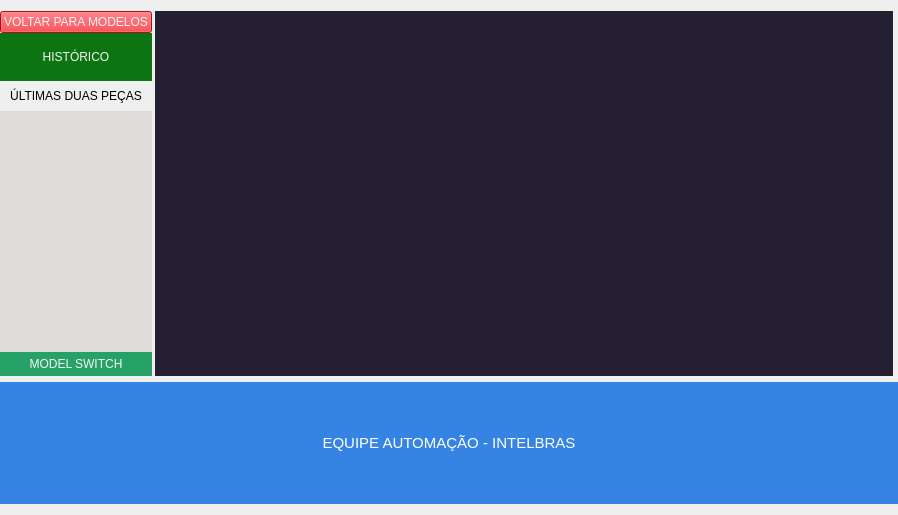
<?xml version="1.0" encoding="UTF-8"?>
<ui version="4.0">
 <class>Form</class>
 <widget class="QWidget" name="Form">
  <property name="geometry">
   <rect>
    <x>0</x>
    <y>0</y>
    <width>898</width>
    <height>515</height>
   </rect>
  </property>
  <property name="windowTitle">
   <string>Form</string>
  </property>
  <layout class="QVBoxLayout" name="verticalLayout">
   <property name="leftMargin">
    <number>0</number>
   </property>
   <property name="rightMargin">
    <number>0</number>
   </property>
   <item>
    <widget class="QWidget" name="widget" native="true">
     <property name="sizePolicy">
      <sizepolicy hsizetype="Minimum" vsizetype="Preferred">
       <horstretch>0</horstretch>
       <verstretch>3</verstretch>
      </sizepolicy>
     </property>
     <layout class="QHBoxLayout" name="horizontalLayout_2">
      <property name="spacing">
       <number>3</number>
      </property>
      <property name="leftMargin">
       <number>0</number>
      </property>
      <property name="topMargin">
       <number>0</number>
      </property>
      <property name="rightMargin">
       <number>5</number>
      </property>
      <property name="bottomMargin">
       <number>0</number>
      </property>
      <item>
       <widget class="QWidget" name="widget_3" native="true">
        <property name="sizePolicy">
         <sizepolicy hsizetype="Fixed" vsizetype="Preferred">
          <horstretch>1</horstretch>
          <verstretch>0</verstretch>
         </sizepolicy>
        </property>
        <layout class="QVBoxLayout" name="verticalLayout_2">
         <property name="spacing">
          <number>0</number>
         </property>
         <property name="leftMargin">
          <number>0</number>
         </property>
         <property name="topMargin">
          <number>0</number>
         </property>
         <property name="rightMargin">
          <number>0</number>
         </property>
         <property name="bottomMargin">
          <number>0</number>
         </property>
         <item>
          <widget class="QPushButton" name="button_to_model_screen">
           <property name="sizePolicy">
            <sizepolicy hsizetype="Minimum" vsizetype="MinimumExpanding">
             <horstretch>0</horstretch>
             <verstretch>0</verstretch>
            </sizepolicy>
           </property>
           <property name="styleSheet">
            <string notr="true">background-color: rgb(224, 27, 36);
color: rgb(246, 245, 244);</string>
           </property>
           <property name="text">
            <string>VOLTAR PARA MODELOS</string>
           </property>
          </widget>
         </item>
         <item>
          <widget class="QLabel" name="label_3">
           <property name="sizePolicy">
            <sizepolicy hsizetype="Preferred" vsizetype="Preferred">
             <horstretch>0</horstretch>
             <verstretch>2</verstretch>
            </sizepolicy>
           </property>
           <property name="styleSheet">
            <string notr="true">color: rgb(246, 245, 244);
font: 500 13pt &quot;Ubuntu&quot;;
background-color: rgb(13, 116, 18);</string>
           </property>
           <property name="text">
            <string>HISTÓRICO</string>
           </property>
           <property name="alignment">
            <set>Qt::AlignmentFlag::AlignCenter</set>
           </property>
          </widget>
         </item>
         <item>
          <widget class="QLabel" name="label_2">
           <property name="minimumSize">
            <size>
             <width>0</width>
             <height>30</height>
            </size>
           </property>
           <property name="text">
            <string>ÚLTIMAS DUAS PEÇAS</string>
           </property>
           <property name="alignment">
            <set>Qt::AlignmentFlag::AlignCenter</set>
           </property>
          </widget>
         </item>
         <item>
          <widget class="QWidget" name="hist_container" native="true">
           <property name="sizePolicy">
            <sizepolicy hsizetype="Preferred" vsizetype="Preferred">
             <horstretch>0</horstretch>
             <verstretch>10</verstretch>
            </sizepolicy>
           </property>
           <property name="styleSheet">
            <string notr="true">background-color: rgb(222, 221, 218);</string>
           </property>
           <layout class="QVBoxLayout" name="verticalLayout_3"/>
          </widget>
         </item>
         <item>
          <widget class="QLabel" name="model_label">
           <property name="sizePolicy">
            <sizepolicy hsizetype="Preferred" vsizetype="Preferred">
             <horstretch>0</horstretch>
             <verstretch>1</verstretch>
            </sizepolicy>
           </property>
           <property name="styleSheet">
            <string notr="true">background-color: rgb(38, 162, 105);
color: rgb(246, 245, 244);</string>
           </property>
           <property name="text">
            <string>MODEL SWITCH</string>
           </property>
           <property name="alignment">
            <set>Qt::AlignmentFlag::AlignCenter</set>
           </property>
          </widget>
         </item>
        </layout>
       </widget>
      </item>
      <item>
       <widget class="QWidget" name="video_place" native="true">
        <property name="sizePolicy">
         <sizepolicy hsizetype="Preferred" vsizetype="Preferred">
          <horstretch>4</horstretch>
          <verstretch>0</verstretch>
         </sizepolicy>
        </property>
        <property name="styleSheet">
         <string notr="true">background-color: rgb(36, 31, 49);</string>
        </property>
        <layout class="QHBoxLayout" name="horizontalLayout_3"/>
       </widget>
      </item>
     </layout>
    </widget>
   </item>
   <item>
    <widget class="QWidget" name="widget_2" native="true">
     <property name="sizePolicy">
      <sizepolicy hsizetype="Preferred" vsizetype="Preferred">
       <horstretch>0</horstretch>
       <verstretch>1</verstretch>
      </sizepolicy>
     </property>
     <layout class="QHBoxLayout" name="horizontalLayout">
      <property name="leftMargin">
       <number>0</number>
      </property>
      <property name="topMargin">
       <number>0</number>
      </property>
      <property name="rightMargin">
       <number>0</number>
      </property>
      <property name="bottomMargin">
       <number>0</number>
      </property>
      <item>
       <widget class="QLabel" name="label_placard">
        <property name="sizePolicy">
         <sizepolicy hsizetype="MinimumExpanding" vsizetype="Preferred">
          <horstretch>0</horstretch>
          <verstretch>0</verstretch>
         </sizepolicy>
        </property>
        <property name="font">
         <font>
          <pointsize>11</pointsize>
          <bold>false</bold>
         </font>
        </property>
        <property name="styleSheet">
         <string notr="true">color: rgb(255, 255, 255);
background-color: rgb(53, 132, 228);</string>
        </property>
        <property name="text">
         <string>EQUIPE AUTOMAÇÃO - INTELBRAS</string>
        </property>
        <property name="alignment">
         <set>Qt::AlignmentFlag::AlignCenter</set>
        </property>
        <property name="wordWrap">
         <bool>true</bool>
        </property>
        <property name="margin">
         <number>5</number>
        </property>
       </widget>
      </item>
     </layout>
    </widget>
   </item>
  </layout>
 </widget>
 <resources/>
 <connections/>
</ui>
